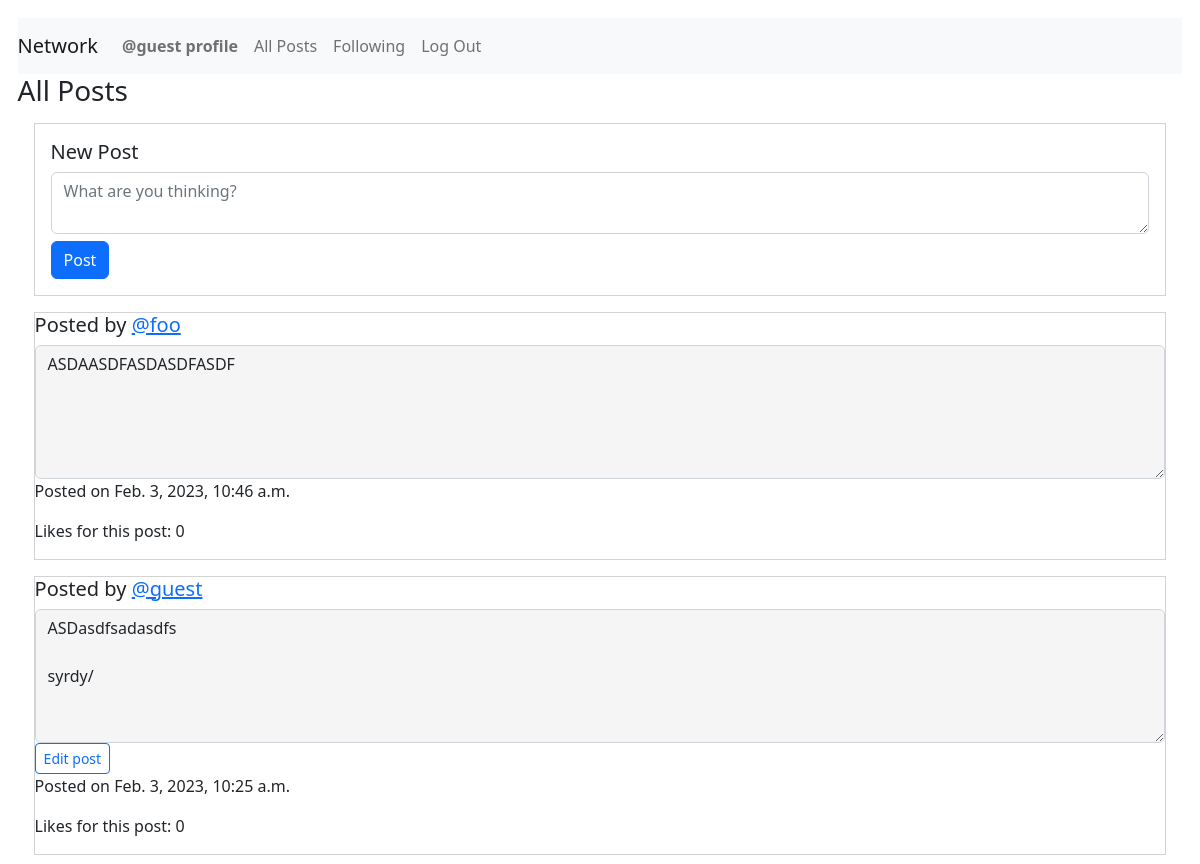
Page /allPosts (signed in, upper part) on the earlier database version.
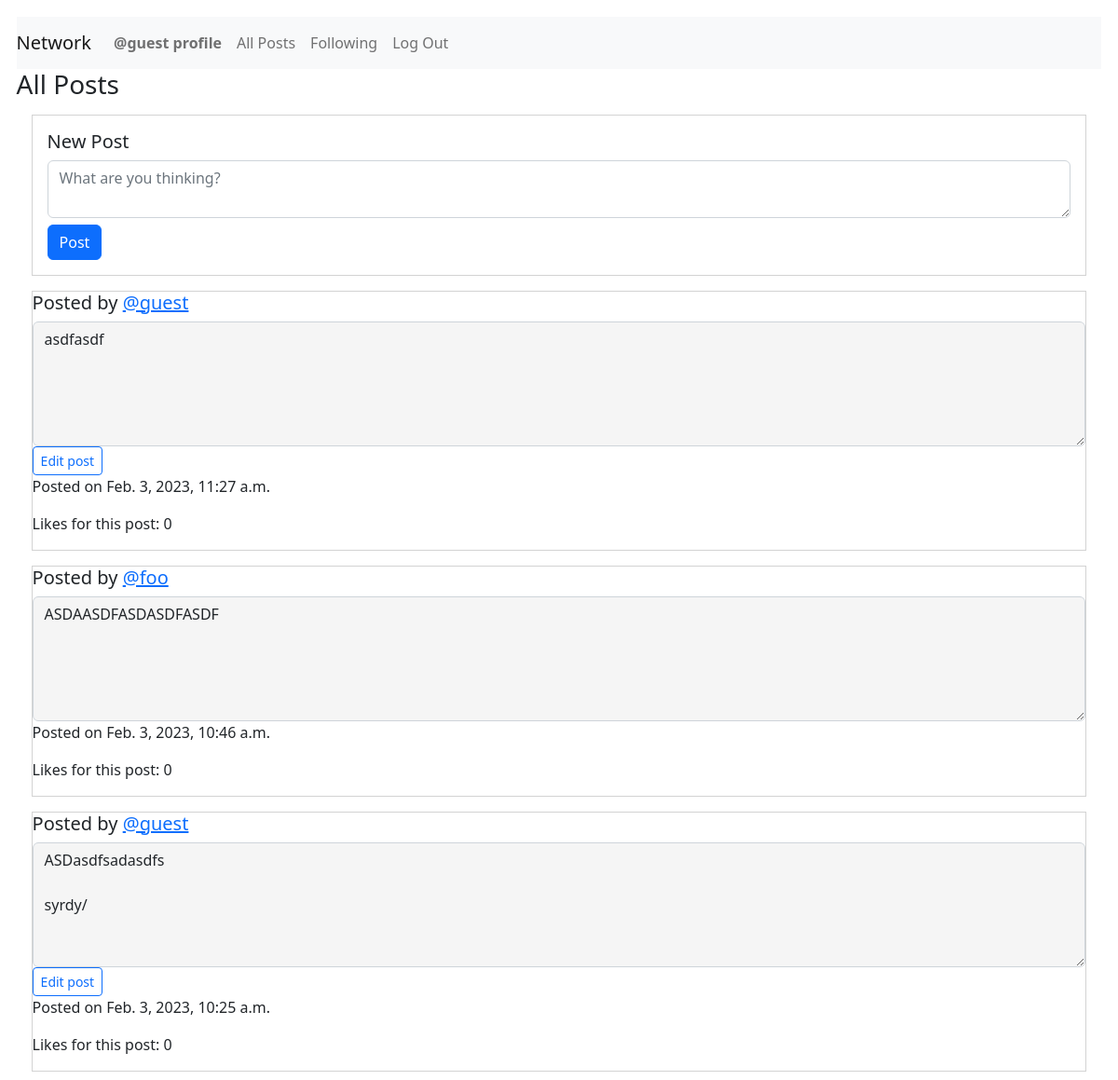
Same page on the later database version.
### network/models.py (models this page shows, shortened)
class Posts(models.Model):
    creator = models.ForeignKey(
        User, on_delete=models.PROTECT, related_name="get_creator_listings", blank=False)
    content = models.TextField(max_length=600)
    createdDate = models.DateTimeField(auto_now_add=True)
    numberLikes = models.IntegerField(blank=True, default=0)

class User(AbstractUser):
    pass

### network/views.py (the view)
# urls.py: path("allPosts", views.djangoAllPosts, name="djangoAllPosts"),
@login_required
@csrf_exempt
def djangoAllPosts(request):
    print("In DjangoAllPosts")
    postings = Posts.objects.filter().order_by('-createdDate')
    return render(request, "network/allPosts.html", {"postings": postings})

### network/templates/network/allPosts.html (shortened to what this page needs)
{% extends "network/layout.html" %}
{% load static %}
{% block body %}
<div id="post-view">
    <h3>All Posts</h3>
    <div id="posty">
        <form id="post-form" action="{% url 'saveDjangoNewPost' %}" method="post">
            <h5>New Post</h5>
            <textarea class="form-control" id="post-body" placeholder="What are you thinking?"
                name="postContent"></textarea>
            <input type="submit" id="post-button" class="btn btn-primary" value="Post" />
        </form>
    </div>
    {% for post in postings %}
    <div id="allPostings">
        <div class="post{{forloop.counter0}}">
            <h5 class="creator">Posted by <a
                    href="{% url 'getProfile' post.creator.username %}">{{post.creator.username}}</a></h5><textarea
                class="form-control content{{forloop.counter0}}" id="readonlyContent{{forloop.counter0}}" rows="5"
                readonly="true">{{post.content}}</textarea>
            {% if post.creator.username == user.username %}
            <button class="btn btn-sm btn-outline-primary edit{{forloop.counter0}}" id="editButton{{forloop.counter0}}"
                onclick="editPost('{{post.id}}')">Edit
                post</button>
            {% endif %}
            <p class="timestamp{{forloop.counter0}}">Posted on {{post.createdDate}}</p>
            <p class="numberLikes0">Likes for this post: {{post.numberLikes}}</p>
        </div>
    </div>
    {% endfor %}
</div>
{% endblock %}

Differences in the rows shown:
added Posts: creator.username "@guest", content "asdfasdf", createdDate "Feb. 3, 2023, 11:27 a.m.", numberLikes "0"
